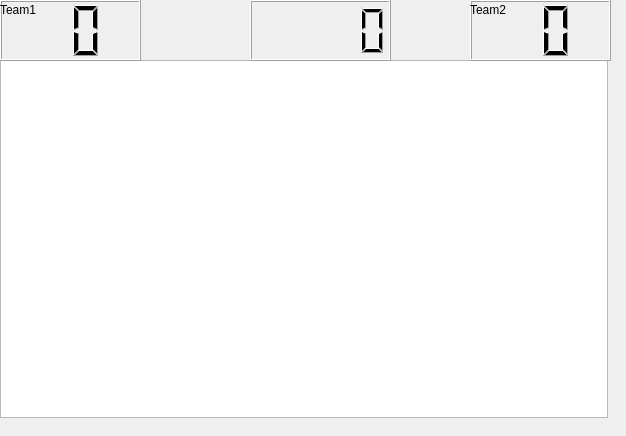
<?xml version="1.0" encoding="UTF-8"?>
<ui version="4.0">
 <class>Dialog</class>
 <widget class="QDialog" name="Dialog">
  <property name="geometry">
   <rect>
    <x>0</x>
    <y>0</y>
    <width>626</width>
    <height>436</height>
   </rect>
  </property>
  <property name="windowTitle">
   <string>Dialog</string>
  </property>
  <property name="styleSheet">
   <string notr="true">border-image: url(&quot;:res/roboSoccer.svg&quot;) 0 0 0 0 stretch ;</string>
  </property>
  <widget class="QGraphicsView" name="graphicsView">
   <property name="geometry">
    <rect>
     <x>0</x>
     <y>60</y>
     <width>608</width>
     <height>358</height>
    </rect>
   </property>
   <property name="styleSheet">
    <string notr="true">border-image: url(&quot;:/soccer-field.jpg&quot;) 0 0 0 0 stretch ;</string>
   </property>
  </widget>
  <widget class="QLCDNumber" name="lcdNumber">
   <property name="geometry">
    <rect>
     <x>0</x>
     <y>0</y>
     <width>141</width>
     <height>61</height>
    </rect>
   </property>
   <property name="digitCount">
    <number>2</number>
   </property>
   <property name="segmentStyle">
    <enum>QLCDNumber::Filled</enum>
   </property>
  </widget>
  <widget class="QLCDNumber" name="lcdNumber_2">
   <property name="geometry">
    <rect>
     <x>470</x>
     <y>0</y>
     <width>141</width>
     <height>61</height>
    </rect>
   </property>
   <property name="digitCount">
    <number>2</number>
   </property>
   <property name="segmentStyle">
    <enum>QLCDNumber::Filled</enum>
   </property>
  </widget>
  <widget class="QLCDNumber" name="gameClockDisplay">
   <property name="geometry">
    <rect>
     <x>250</x>
     <y>0</y>
     <width>141</width>
     <height>61</height>
    </rect>
   </property>
  </widget>
  <widget class="QLabel" name="label">
   <property name="geometry">
    <rect>
     <x>0</x>
     <y>0</y>
     <width>51</width>
     <height>20</height>
    </rect>
   </property>
   <property name="text">
    <string>Team1</string>
   </property>
  </widget>
  <widget class="QLabel" name="label_2">
   <property name="geometry">
    <rect>
     <x>470</x>
     <y>0</y>
     <width>63</width>
     <height>20</height>
    </rect>
   </property>
   <property name="text">
    <string>Team2</string>
   </property>
  </widget>
 </widget>
 <resources/>
 <connections/>
</ui>
